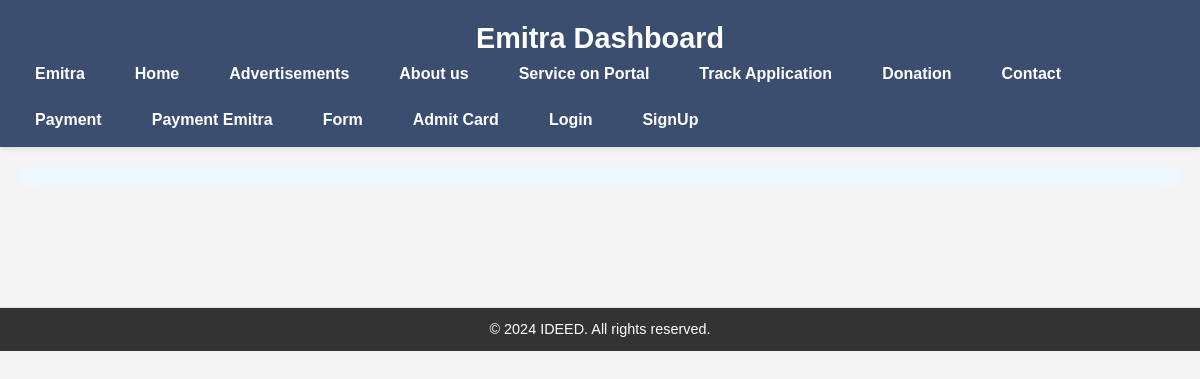
/, run on an earlier commit of the app's database.
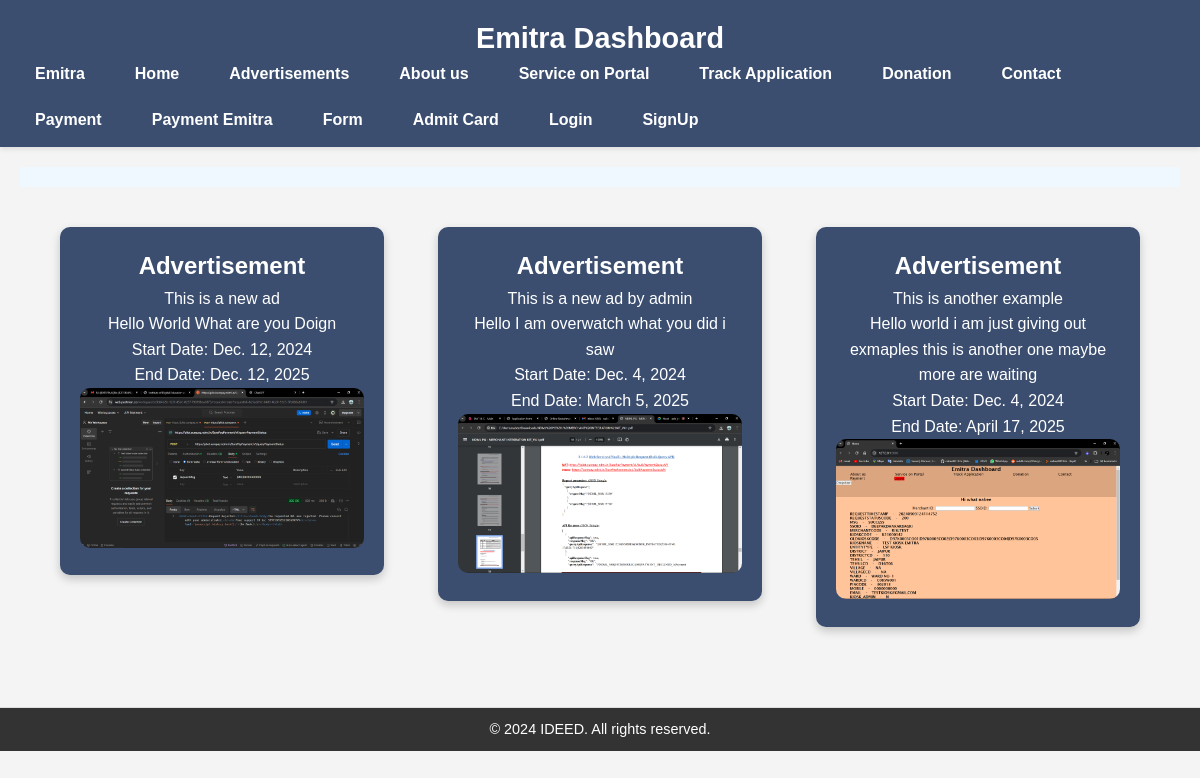
And on a later commit of the database.
### user/models.py (models this page shows, shortened)
class Advertisement(models.Model):
    title = models.CharField(max_length=100)
    content = models.TextField()
    image = models.ImageField(upload_to='advertisements/', blank=True, null=True)
    start_date = models.DateField()
    end_date = models.DateField()

### user/views.py (the view)
# urls.py: 2. Add a URL to urlpatterns:  path('', views.home, name='home')
def home(request):
    advertisements = models.Advertisement.objects.all()
    return render(request,"home.html",{"advertisements":advertisements})

### templates/home.html (shortened to what this page needs)
{% extends "base.html" %}
{% load static %}
    {% block style %}
    <link rel="stylesheet" href="{% static 'css/home.css' %}">
    {% endblock style %}
{% block main %}
<body>
    <section class="news-slider">
    </section>
    <main class="main-content">
        {% for ad in advertisements %}
        <div class="advertisement left-ad">
            <h2>Advertisement</h2>
            <p>{{ ad.title }} <br> {{ ad.content }} <br> Start Date: {{ ad.start_date }} <br> End Date: {{ ad.end_date }}</p>
            {% if ad.image %}
            <div class="image-container">
                <img src="{{ ad.image.url }}" alt="{{ ad.title }}" width="30%" class="thumbnail">
            </div>
            {% else %}
            <p>No image available for this ad.</p>
            {% endif %}
        </div>
        {% endfor %}
    </main>
</body>
{% endblock main %}

### templates/base.html (shortened to what this page needs)
<!DOCTYPE html>
<html lang="en">
<head>
    {% load static %}
    <link rel="stylesheet" href="/static/css/base.css">
    {% block style %}{% endblock style %}
</head>
<body>
    <header>
        <nav>
            <h1>Emitra Dashboard</h1>
            <ul class="nav-list" id="navList">
                <li><a href="/emitra">Emitra</a></li>
                <li><a href="/">Home</a></li>
                <li><a href="/advertisements">Advertisements</a></li>
                <li><a href="/about">About us</a></li>
                <li><a href="/services">Service on Portal</a></li>
                <li><a href="/applications">Track Application</a></li>
                <li><a href="/donations">Donation</a></li>
                <li><a href="/contact">Contact</a></li>
                <li><a href="/initiate-transaction">Payment</a></li>
                <li><a href="/payment">Payment Emitra</a></li>
                <li><a href="/form">Form</a></li>
                <li><a href="https://ideedonline.ac.in/index.php?welcome/admit_card">Admit Card</a></li>
                {% if user.is_authenticated %}
                <form method="post" action="{% url 'logout' %}" style="margin: 0;">
                  {% csrf_token %}
                  <button id="BtnLogOut" type="submit">Logout</button>
                </form>
                {% else %}
                <li><a href="/accounts/login">Login</a></li>
                <li><a href="/signup">SignUp</a></li>
                {% endif %}
              </ul>
        </nav>
    </header>
    <main>
        {% block main %}{% endblock main %}
    </main>
    <footer>
        <p>&copy; 2024 IDEED. All rights reserved.</p>
    </footer>
</body>
</html>

### static/css/base.css (style rules this page uses)
* { margin: 0; padding: 0; box-sizing: border-box; }
body { font-family: 'Segoe UI', Tahoma, Geneva, Verdana, sans-serif; background-color: #f1f6f9; color: #333; line-height: 1.6; overflow-x: hidden; }
header { background: #3b4e70; color: #fff; width: 100%; box-shadow: 0 2px 5px rgba(0, 0, 0, 0.1); }
nav { display: flex; align-items: center; justify-content: space-between; padding: 15px 20px; position: relative; flex-wrap: wrap; width: 100%; box-sizing: border-box; }
nav h1 { font-size: 1.8rem; margin: 0; color: white; text-align: center; flex-grow: 1; display: flex; justify-content: center; align-items: center; }
.nav-list { list-style: none; display: flex; gap: 20px; align-items: center; flex-wrap: wrap; margin-left: auto; }
.nav-list li { display: inline-block; }
.nav-list li a { color: white; text-decoration: none; font-weight: 600; padding: 10px 15px; border-radius: 5px; transition: background 0.3s ease, color 0.3s ease; }
footer { text-align: center; padding: 20px 0; background-color: #f1f6f9; color: #333; font-size: 0.9rem; border-top: 1px solid #ddd; }
main { padding: 20px; max-width: 1200px; margin: 0 auto; }

### static/css/home.css (style rules this page uses)
body { font-family: Arial, sans-serif; background-color: #f4f4f4; margin: 0; padding: 0; }
.news-slider { background-color: #f0f8ff; padding: 10px; text-align: center; }
.main-content { display: flex; justify-content: space-between; align-items: flex-start; gap: 20px; margin: 20px; }
.advertisement, .content-box { width: 30%; padding: 20px; text-align: center; border-radius: 10px; box-shadow: 0px 4px 10px rgba(0, 0, 0, 0.2); }
.advertisement { background-color: #3b4e70; color: white; }
img { width: 100%; height: auto; border-radius: 10px; }
footer { text-align: center; padding: 10px; background-color: #333; color: white; margin-top: 20px; }

What changed in the data, as far as the page shows it:
added Advertisement: title "This is a new ad", content "Hello World What are you Doign", start_date "Dec. 12, 2024", end_date "Dec. 12, 2025", image (picture)
added Advertisement: title "This is a new ad by admin", content "Hello I am overwatch what you did i saw", start_date "Dec. 4, 2024", end_date "March 5, 2025", image (picture)
added Advertisement: title "This is another example", content "Hello world i am just giving out exmaples this is another one maybe more are waiting", start_date "Dec. 4, 2024", end_date "April 17, 2025", image (picture)
